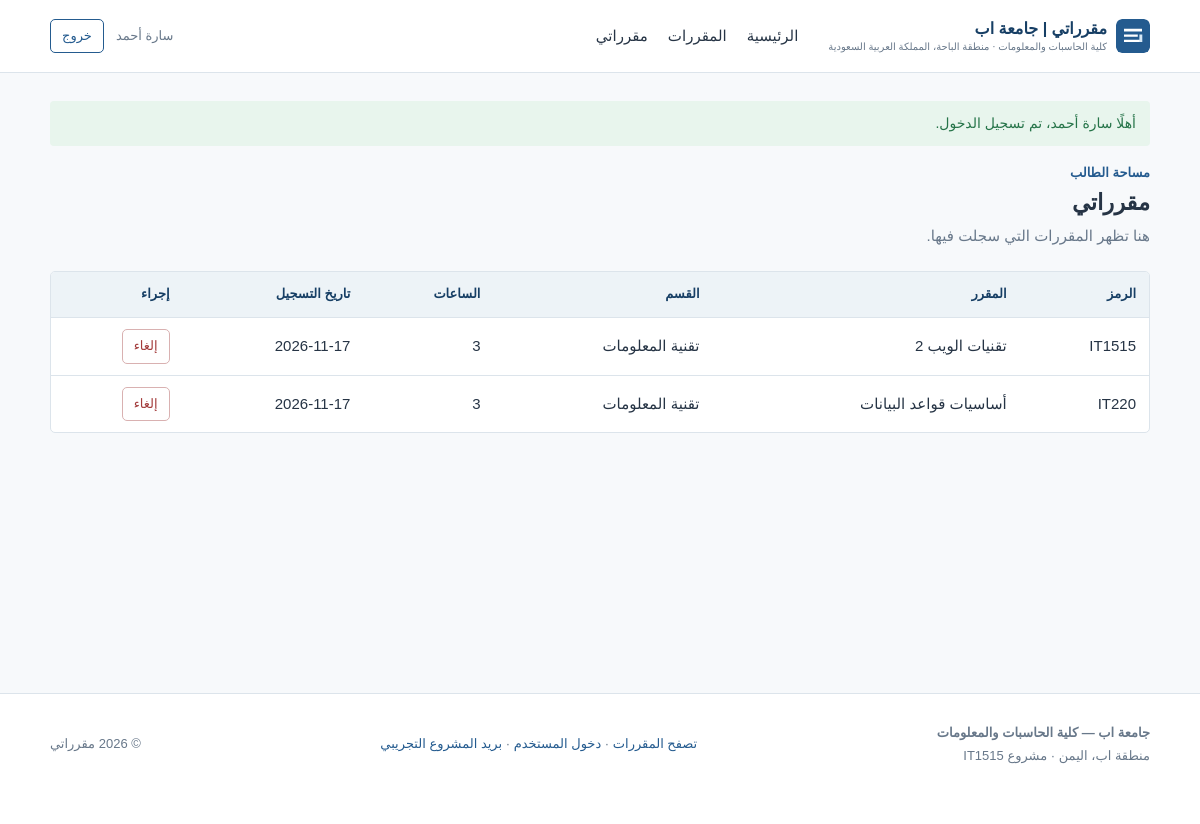
The page /public/my-courses.php (signed in) on the database its author committed.
### tables this page shows
CREATE TABLE IF NOT EXISTS enrollments (
    enrollment_id INT UNSIGNED AUTO_INCREMENT PRIMARY KEY,
    user_id INT UNSIGNED NOT NULL,
    course_id INT UNSIGNED NOT NULL,
    enrollment_date TIMESTAMP NOT NULL DEFAULT CURRENT_TIMESTAMP,
    status ENUM('active', 'cancelled') NOT NULL DEFAULT 'active',
    CONSTRAINT uq_student_course UNIQUE (user_id, course_id),
    CONSTRAINT fk_enrollments_user FOREIGN KEY (user_id)
        REFERENCES users(user_id) ON UPDATE CASCADE ON DELETE CASCADE,
    CONSTRAINT fk_enrollments_course FOREIGN KEY (course_id)
        REFERENCES courses(course_id) ON UPDATE CASCADE ON DELETE CASCADE
);

CREATE TABLE IF NOT EXISTS courses (
    course_id INT UNSIGNED AUTO_INCREMENT PRIMARY KEY,
    course_code VARCHAR(20) NOT NULL UNIQUE,
    course_name VARCHAR(160) NOT NULL,
    description TEXT NOT NULL,
    credit_hours TINYINT UNSIGNED NOT NULL DEFAULT 3,
    department_id INT UNSIGNED NOT NULL,
    created_at TIMESTAMP NOT NULL DEFAULT CURRENT_TIMESTAMP,
    CONSTRAINT fk_courses_department FOREIGN KEY (department_id)
        REFERENCES departments(department_id) ON UPDATE CASCADE ON DELETE RESTRICT
);

CREATE TABLE IF NOT EXISTS departments (
    department_id INT UNSIGNED AUTO_INCREMENT PRIMARY KEY,
    department_name VARCHAR(120) NOT NULL UNIQUE,
    description VARCHAR(500) NOT NULL DEFAULT '',
    created_at TIMESTAMP NOT NULL DEFAULT CURRENT_TIMESTAMP
);

### includes/bootstrap.php (called while the page is built, shortened)
<?php
function h(mixed $value): string
{
    return htmlspecialchars((string) $value, ENT_QUOTES | ENT_SUBSTITUTE, 'UTF-8');
}
function page_header(string $title): void
{
    require __DIR__ . '/header.php';
}
function page_footer(): void
{
    require __DIR__ . '/footer.php';
}

### public/my-courses.php (the view, shortened to what this page needs)
<?php
require_once __DIR__ . '/../includes/bootstrap.php';
$pdo = db();
$sql = "SELECT e.enrollment_id, e.enrollment_date, e.status, c.course_code, c.course_name, c.credit_hours, d.department_name FROM enrollments e INNER JOIN courses c ON c.course_id = e.course_id INNER JOIN departments d ON d.department_id = c.department_id WHERE e.user_id = :user_id AND e.status = 'active' ORDER BY e.enrollment_date DESC";
$stmt = $pdo->prepare($sql);
$stmt->execute(['user_id' => current_user()['user_id']]);
$courses = $stmt->fetchAll();
?>
<section class="page-heading"><p class="eyebrow">مساحة الطالب</p><h1>مقرراتي</h1><p>هنا تظهر المقررات التي سجلت فيها.</p></section>
<?php if ($courses): ?><div class="table-wrap"><table><thead><tr><th>الرمز</th><th>المقرر</th><th>القسم</th><th>الساعات</th><th>تاريخ التسجيل</th><th>إجراء</th></tr></thead><tbody>
<?php foreach ($courses as $course): ?><tr><td><?= h($course['course_code']) ?></td><td><?= h($course['course_name']) ?></td><td><?= h($course['department_name']) ?></td><td><?= (int) $course['credit_hours'] ?></td><td><?= h(date('Y-m-d', strtotime($course['enrollment_date']))) ?></td><td><form method="post" onsubmit="return confirm('هل تريد إلغاء هذا التسجيل؟')"><input type="hidden" name="csrf_token" value="<?= h(csrf_token()) ?>"><input type="hidden" name="enrollment_id" value="<?= (int) $course['enrollment_id'] ?>"><button class="button button-danger button-small" type="submit">إلغاء</button></form></td></tr><?php endforeach; ?>
</tbody></table></div><?php else: ?><div class="empty-state"><h2>لم تسجل في أي مقرر بعد</h2><p>استعرض القائمة واختر المقرر المناسب.</p><a class="button" href="/courses.php">تصفح المقررات</a></div><?php endif; ?>

### public/assets/style.css (style rules this page uses)
* { box-sizing: border-box; }
:root { --blue: #245b8f; --blue-dark: #173f65; --blue-pale: #eaf2f8; --ink: #263445; --muted: #68788a; --line: #dce4eb; --bg: #f7f9fb; --white: #fff; --danger: #a33b3b; --success: #267449; }
html { background: var(--bg); }
body { margin: 0; color: var(--ink); font-family: Tahoma, Arial, sans-serif; font-size: 15px; line-height: 1.75; }
.button { display: inline-block; border: 1px solid var(--blue); border-radius: 5px; background: var(--blue); color: white; padding: 9px 17px; font: inherit; cursor: pointer; text-align: center; }
.button-small { padding: 5px 11px; font-size: 13px; }
.button-danger { background: white; color: var(--danger); border-color: #d9b1b1; }
.eyebrow { color: var(--blue); font-size: 13px; font-weight: 700; margin: 0 0 3px; }
h1, h2, h3 { color: var(--ink); line-height: 1.4; }
.section-heading h2, .page-heading h1 { margin: 0; }
.page-heading { margin-bottom: 22px; }
.page-heading > p:last-child { color: var(--muted); margin: 4px 0 0; }
.table-wrap { overflow-x: auto; border: 1px solid var(--line); border-radius: 5px; background: white; }
table { width: 100%; border-collapse: collapse; text-align: right; }
th, td { padding: 11px 13px; border-bottom: 1px solid var(--line); vertical-align: middle; }
th { background: #edf3f7; color: var(--blue-dark); font-size: 13px; }
tr:last-child td { border-bottom: 0; }

### rows shown on the page
enrollments: course.course_code "IT1515", course.course_name "تقنيات الويب 2", departments.department_name "تقنية المعلومات", course.credit_hours "3", enrollment_date "2026-11-17"
enrollments: course.course_code "IT220", course.course_name "أساسيات قواعد البيانات", departments.department_name "تقنية المعلومات", course.credit_hours "3", enrollment_date "2026-11-17"

### other values the page prints
$user['full_name'] "سارة أحمد"
$flashMessage['message'] "أهلًا سارة أحمد، تم تسجيل الدخول."
